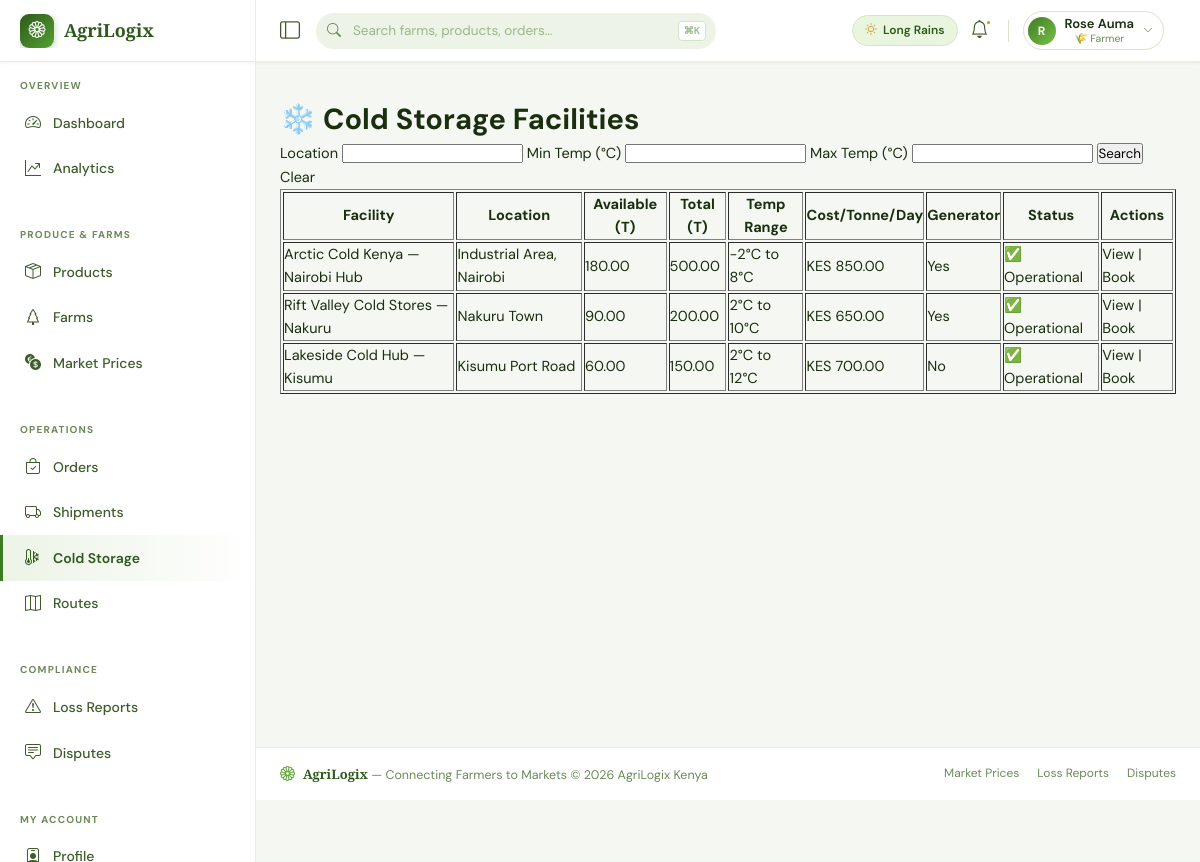
The page /cold-storage/ (signed in) on the database its author committed.
### web_app/models.py (models this page shows, shortened)
class User(AbstractUser):
    ROLE_CHOICES = [
        ('farmer', '🌾 Farmer'),
        ('buyer', '🏪 Buyer / Market'),
        ('driver', '🚛 Logistics Driver'),
        ('cold_storage', '❄️ Cold Storage Operator'),
        ('admin', '⚙️ Platform Admin'),
    ]
    role = models.CharField(max_length=20, choices=ROLE_CHOICES, default='buyer')
    phone = models.CharField(max_length=20, unique=True, null=True, blank=True)
    profile_photo = models.ImageField(upload_to='profiles/', null=True, blank=True)
    location = models.CharField(max_length=255, blank=True)
    latitude = models.DecimalField(max_digits=9, decimal_places=6, null=True, blank=True)
    longitude = models.DecimalField(max_digits=9, decimal_places=6, null=True, blank=True)
    is_verified = models.BooleanField(default=False)
    rating = models.DecimalField(max_digits=3, decimal_places=2, default=0.00)
    total_transactions = models.PositiveIntegerField(default=0)
    created_at = models.DateTimeField(auto_now_add=True)
    updated_at = models.DateTimeField(auto_now=True)
    class Meta:
        verbose_name = "User"
        verbose_name_plural = "Users"

class ColdStorageFacility(models.Model):
    STATUS_CHOICES = [
        ('operational', '✅ Operational'),
        ('full', '🔴 Full Capacity'),
        ('maintenance', '🔧 Under Maintenance'),
        ('offline', '⚫ Offline'),
    ]
    operator = models.ForeignKey(User, on_delete=models.CASCADE, related_name='facilities',
                                  limit_choices_to={'role': 'cold_storage'})
    name = models.CharField(max_length=200)
    location_name = models.CharField(max_length=200)
    latitude = models.DecimalField(max_digits=9, decimal_places=6)
    longitude = models.DecimalField(max_digits=9, decimal_places=6)
    total_capacity_tonnes = models.DecimalField(max_digits=10, decimal_places=2)
    available_capacity_tonnes = models.DecimalField(max_digits=10, decimal_places=2)
    min_temperature_celsius = models.IntegerField(default=2)
    max_temperature_celsius = models.IntegerField(default=8)
    cost_per_tonne_per_day = models.DecimalField(max_digits=8, decimal_places=2)
    has_backup_generator = models.BooleanField(default=False)
    certification = models.CharField(max_length=100, blank=True)
    status = models.CharField(max_length=20, choices=STATUS_CHOICES, default='operational')
    photo = models.ImageField(upload_to='cold_storage/', null=True, blank=True)
    is_active = models.BooleanField(default=True)
    created_at = models.DateTimeField(auto_now_add=True)
    class Meta:
        verbose_name = "Cold Storage Facility"
        verbose_name_plural = "Cold Storage Facilities"

### web_app/views.py (the view)
# urls.py: path('cold-storage/', views.cold_storage_list_view, name='cold_storage_list'),
@login_required
def cold_storage_list_view(request):
    facilities = ColdStorageFacility.objects.filter(
        is_active=True, status='operational'
    ).select_related('operator')
    min_temp = request.GET.get('min_temp')
    max_temp = request.GET.get('max_temp')
    location = request.GET.get('location')
    if min_temp:
        facilities = facilities.filter(min_temperature_celsius__lte=min_temp)
    if max_temp:
        facilities = facilities.filter(max_temperature_celsius__gte=max_temp)
    if location:
        facilities = facilities.filter(location_name__icontains=location)
    return render(request, 'cold_chain/facility_list.html', {'facilities': facilities})

### templates/cold_chain/facility_list.html (shortened to what this page needs)
{% extends 'base.html' %}
{% block content %}
<h1>❄️ Cold Storage Facilities</h1>
<form method="get">
    <label>Location <input type="text" name="location" value="{{ request.GET.location }}"></label>
    <label>Min Temp (°C) <input type="number" name="min_temp" value="{{ request.GET.min_temp }}"></label>
    <label>Max Temp (°C) <input type="number" name="max_temp" value="{{ request.GET.max_temp }}"></label>
    <button type="submit">Search</button>
    <a href="{% url 'cold_storage_list' %}">Clear</a>
</form>
<table border="1">
    <thead>
        <tr>
            <th>Facility</th><th>Location</th><th>Available (T)</th><th>Total (T)</th>
            <th>Temp Range</th><th>Cost/Tonne/Day</th><th>Generator</th><th>Status</th><th>Actions</th>
        </tr>
    </thead>
    <tbody>
        {% for f in facilities %}
        <tr>
            <td><a href="{% url 'cold_storage_detail' f.pk %}">{{ f.name }}</a></td>
            <td>{{ f.location_name }}</td>
            <td>{{ f.available_capacity_tonnes }}</td>
            <td>{{ f.total_capacity_tonnes }}</td>
            <td>{{ f.min_temperature_celsius }}°C to {{ f.max_temperature_celsius }}°C</td>
            <td>KES {{ f.cost_per_tonne_per_day }}</td>
            <td>{{ f.has_backup_generator|yesno:"Yes,No" }}</td>
            <td>{{ f.get_status_display }}</td>
            <td>
                <a href="{% url 'cold_storage_detail' f.pk %}">View</a> |
                <a href="{% url 'cold_storage_book' f.pk %}">Book</a>
            </td>
        </tr>
        {% empty %}
        <tr><td colspan="9">No facilities found.</td></tr>
        {% endfor %}
    </tbody>
</table>
{% endblock %}

### templates/base.html (shortened to what this page needs)
<!DOCTYPE html>
<html lang="en">
<head>
    <link href="https://cdn.jsdelivr.net/npm/bootstrap-icons@1.11.3/font/bootstrap-icons.min.css" rel="stylesheet">
</head>
<body>
<nav id="topnav" role="banner">
    <div class="nav-brand-zone">
        <a href="{% url 'dashboard' %}" style="display:flex;align-items:center;gap:10px;overflow:hidden;">
            <div class="brand-logo"><i class="bi bi-flower1"></i></div>
            <span class="brand-text">AgriLogix</span>
        </a>
    </div>
    <div class="nav-controls">
        <button class="sidebar-toggle-btn" id="sidebarToggle" aria-label="Toggle sidebar" title="Toggle navigation">
            <i class="bi bi-layout-sidebar"></i>
        </button>
        <div class="nav-search" role="search">
            <input type="text" id="globalSearch" placeholder="Search farms, products, orders…" autocomplete="off" aria-label="Global search">
            <span class="search-kbd">⌘K</span>
        </div>
        <div class="nav-right">
            {% if user.is_authenticated %}
            <div class="season-chip">
                <i class="bi bi-sun" style="color:var(--amber-400);"></i> Long Rains
            </div>
            <a href="{% url 'notification_list' %}" class="nav-icon-btn" aria-label="Notifications">
                <i class="bi bi-bell"></i>
                {% if unread_count %}
                    <span class="notif-count">{{ unread_count }}</span>
                {% else %}
                    <span class="notif-pip"></span>
                {% endif %}
            </a>
            <div class="profile-dropdown">
                <button class="profile-btn" id="profileToggle" aria-haspopup="true" aria-expanded="false">
                    <div class="p-avatar">{{ user.get_full_name|default:user.username|first|upper }}</div>
                    <div class="p-info">
                        <span class="p-name">{{ user.get_full_name|default:user.username }}</span>
                        <span class="p-role">{{ user.get_role_display }}</span>
                    </div>
                    <i class="bi bi-chevron-down p-chevron"></i>
                </button>
            </div>
            {% else %}
            <div class="auth-links">
                <a href="{% url 'login' %}" class="btn-ghost">Sign In</a>
                <a href="{% url 'register' %}" class="btn-solid">Get Started</a>
            </div>
            {% endif %}
        </div>
    </div>
</nav>
<div id="layout">
    <aside id="sidebar" role="navigation" aria-label="Main navigation">
        <div class="sidebar-inner">
            <span class="sb-section-label">Overview</span>
            <a href="{% url 'dashboard' %}" class="sidebar-link"><i class="bi bi-speedometer2"></i> Dashboard</a>
            <a href="{% url 'analytics_dashboard' %}" class="sidebar-link"><i class="bi bi-graph-up-arrow"></i> Analytics</a>
            <span class="sb-section-label">Produce &amp; Farms</span>
            <a href="{% url 'product_list' %}" class="sidebar-link"><i class="bi bi-box-seam"></i> Products</a>
            <a href="{% url 'farm_list' %}" class="sidebar-link"><i class="bi bi-tree"></i> Farms</a>
            <a href="{% url 'market_prices' %}" class="sidebar-link"><i class="bi bi-currency-exchange"></i> Market Prices</a>
            <span class="sb-section-label">Operations</span>
            <a href="{% url 'order_list' %}" class="sidebar-link"><i class="bi bi-bag-check"></i> Orders</a>
            <a href="{% url 'shipment_list' %}" class="sidebar-link"><i class="bi bi-truck"></i> Shipments</a>
            <a href="{% url 'cold_storage_list' %}" class="sidebar-link"><i class="bi bi-thermometer-snow"></i> Cold Storage</a>
            <a href="{% url 'route_list' %}" class="sidebar-link"><i class="bi bi-map"></i> Routes</a>
            <span class="sb-section-label">Compliance</span>
            <a href="{% url 'loss_report_list' %}" class="sidebar-link"><i class="bi bi-exclamation-triangle"></i> Loss Reports</a>
            <a href="{% url 'dispute_list' %}" class="sidebar-link"><i class="bi bi-chat-square-text"></i> Disputes</a>
            {% if user.is_authenticated %}
            <span class="sb-section-label">My Account</span>
            <a href="{% url 'profile' %}" class="sidebar-link"><i class="bi bi-person-badge"></i> Profile</a>
            {% endif %}
        </div>
    </aside>
    <div id="page-content">
        <div id="breadcrumb-wrap">{% block breadcrumb %}{% endblock %}</div>
        <main id="main-content">
            {% block content %}{% endblock %}
        </main>
        <footer id="footer">
            <div class="footer-brand">
                <i class="bi bi-flower1" style="color:var(--green-400);font-size:15px;"></i>
                <span><strong>AgriLogix</strong> — Connecting Farmers to Markets &copy; {% now "Y" %} AgriLogix Kenya</span>
            </div>
            <nav class="footer-links" aria-label="Footer links">
                <a href="{% url 'market_prices' %}">Market Prices</a>
                <a href="{% url 'loss_report_list' %}">Loss Reports</a>
                <a href="{% url 'dispute_list' %}">Disputes</a>
            </nav>
        </footer>
    </div>
</div>
</body>
</html>

### rows shown on the page
User: get_full_name|first "R", get_full_name "Rose Auma", role "🌾 Farmer"
ColdStorageFacility: name "Arctic Cold Kenya — Nairobi Hub", location_name "Industrial Area, Nairobi", available_capacity_tonnes "180.00", total_capacity_tonnes "500.00", min_temperature_celsius "-2", max_temperature_celsius "8", cost_per_tonne_per_day "850.00", has_backup_generator "Yes", status "✅ Operational"
ColdStorageFacility: name "Rift Valley Cold Stores — Nakuru", location_name "Nakuru Town", available_capacity_tonnes "90.00", total_capacity_tonnes "200.00", min_temperature_celsius "2", max_temperature_celsius "10", cost_per_tonne_per_day "650.00", has_backup_generator "Yes", status "✅ Operational"
ColdStorageFacility: name "Lakeside Cold Hub — Kisumu", location_name "Kisumu Port Road", available_capacity_tonnes "60.00", total_capacity_tonnes "150.00", min_temperature_celsius "2", max_temperature_celsius "12", cost_per_tonne_per_day "700.00", has_backup_generator "No", status "✅ Operational"
